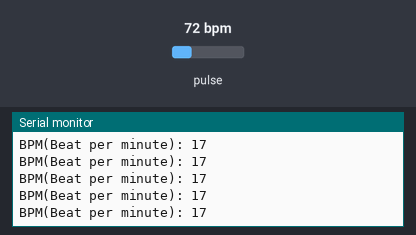
Recording of a sketch running on a simulated Arduino Uno, built with avr-gcc and run on an emulated ATmega328P. Shown: the last lines printed to the serial monitor. Inputs (shaded band) come from the test bench; at power-on: pulse 72 bpm.

Above: at 1.2 s.
1.3 s: pulse set to 130 bpm
At 2.3 s:
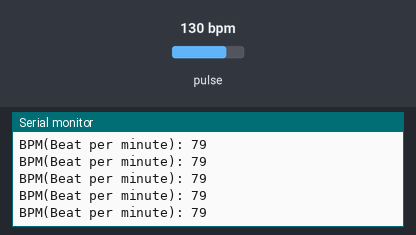
4.3 s: pulse set to 42 bpm
At 4.8 s:
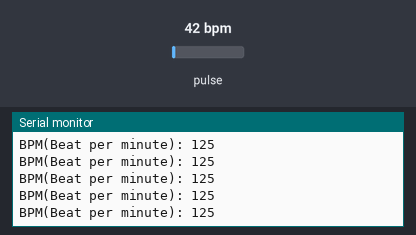
7.3 s: pulse set to 130 bpm
At 8.1 s:
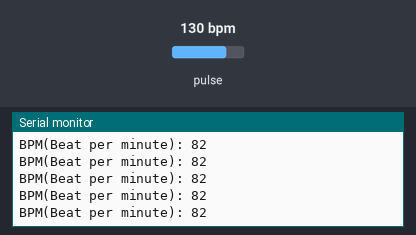
10.3 s: pulse set to 70 bpm
At 11.0 s:
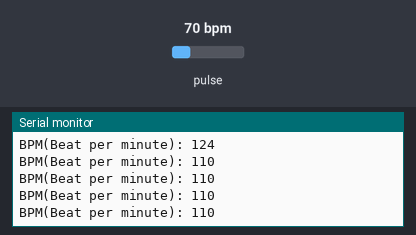
13.3 s: pulse set to 158 bpm
At 14.1 s:
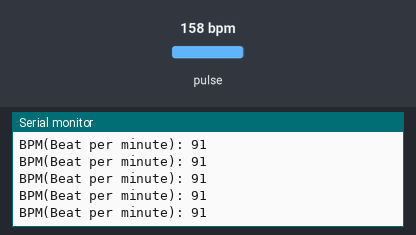
16.3 s: pulse set to 100 bpm
At 16.8 s:
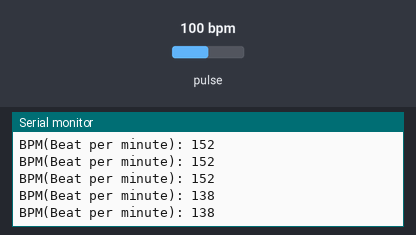
Timing chart, 0 to 19.3 s (numbered marks = the images above; inputs shaded):
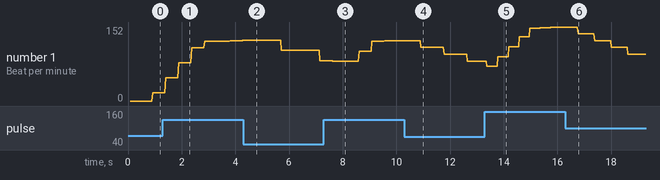

The sketch:

Heartrate_Test.ino
```cpp
#include <Wire.h>
#include "MAX30105.h"
#include "heartRate.h"

MAX30105 particleSensor;

const byte RATE_SIZE = 4;  // Increase this for more averaging. 4 is good.
byte rates[RATE_SIZE];     // Array of heart rates
byte rateSpot = 0;
long lastBeat = 0;  // Time at which the last beat occurred
bool max30105Initialized = false; // Added initialization flag

float beatsPerMinute;
int beatAvg;

void setup() {
  Serial.begin(9600);
  Serial.println("Initializing...");

  // Initialize sensor
  if (!particleSensor.begin(Wire, I2C_SPEED_FAST)) {  // Use default I2C port, 400kHz speed
    Serial.println("MAX30105 was not found. Please check wiring/power.");
  } else {
    max30105Initialized = true; // Set the flag to true when initialization is successful
    Serial.println("Place your index finger on the sensor with steady pressure.");
    particleSensor.setup();                     // Configure sensor with default settings
    particleSensor.setPulseAmplitudeRed(0x0A);  // Turn Red LED to low to indicate sensor is running
    particleSensor.setPulseAmplitudeGreen(0);   // Turn off Green LED
  }
}

void loop() {
  long irValue = 0;
  if (max30105Initialized) {
    irValue = particleSensor.getIR();
  }

  if (!max30105Initialized || irValue == 0) {
    Serial.print("BPM(Beat per minute): 0");
    Serial.println();
    return; // Skip the rest of the loop if the sensor is not initialized or IR value is 0
  }

  if (checkForBeat(irValue) == true) {
    // We sensed a beat!
    long delta = millis() - lastBeat;
    lastBeat = millis();

    beatsPerMinute = 60 / (delta / 1000.0);

    if (beatsPerMinute < 255 && beatsPerMinute > 20) {
      rates[rateSpot++] = (byte)beatsPerMinute;  // Store this reading in the array
      rateSpot %= RATE_SIZE;                     // Wrap variable

      // Take average of readings
      beatAvg = 0;
      for (byte x = 0; x < RATE_SIZE; x++)
        beatAvg += rates[x];
      beatAvg /= RATE_SIZE;
    }
  }

  if (irValue < 50000) {
    Serial.print("BPM(Beat per minute): 0");
    Serial.println();
  } else if (irValue > 50000) {
    Serial.print("BPM(Beat per minute): ");
    Serial.print(beatAvg);
    Serial.println();
  }
}
```

Measured:
- after the input at 1.3 s, the serial monitor: prints a new line after 0.10 s (image 1)
- after the input at 7.3 s, the serial monitor: prints a new line after 0.33 s (image 3)
- after the input at 10.3 s, the serial monitor: prints a new line after 0.61 s (image 4)
- after the input at 13.3 s, the serial monitor: prints a new line after 0.08 s (image 5)
- after the input at 16.3 s, the serial monitor: prints a new line after 0.47 s (image 6)
- plotted number 1: 17 → 125 after the input at 1.3 s, 125 → 83 after the input at 4.3 s, 83 → 124 after the input at 7.3 s, 82 → 152 after the input at 13.3 s, 152 → 96 after the input at 16.3 s
